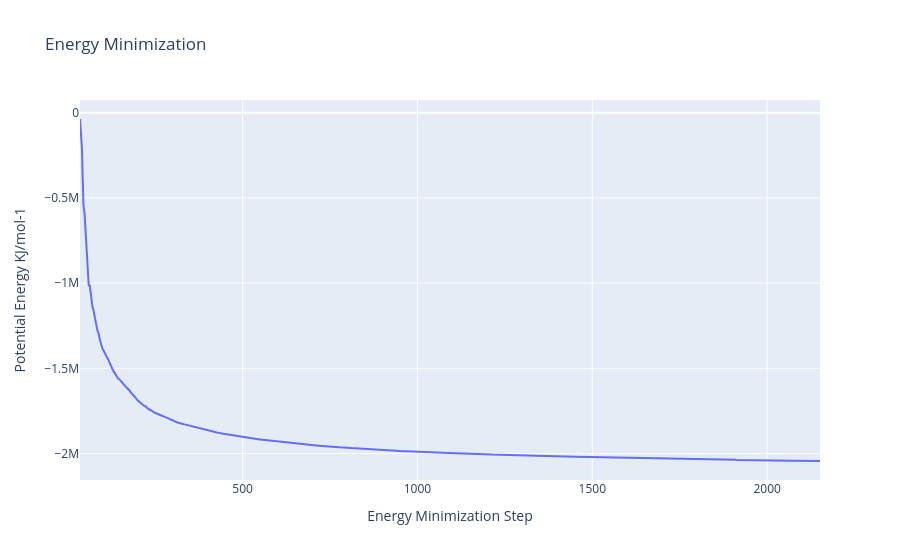

The notebook cell saved with this chart:
### Code cell
# GMXEnergy: Getting system energy by time  
from biobb_analysis.gromacs.gmx_energy import gmx_energy

# Create prop dict and inputs/outputs
AWH_output_min_ene_xvg = AWH_dir / 'complex_min_ene.xvg'
prop = {
    'terms':  ["Potential"],
    'binary_path' : binary_path
}

# Create and launch bb
gmx_energy(input_energy_path=AWH_output_min_edr, 
          output_xvg_path=AWH_output_min_ene_xvg, 
          properties=prop
)

# Plot the potential energy, skipping the values higher than 1000 KJ/mol-1
plot_xvg({'Potential': AWH_output_min_ene_xvg},
         title="Energy Minimization",
         ytitle="Potential Energy KJ/mol-1",
         xtitle="Energy Minimization Step",
         ymax=1000)

### Figure 1 — Plotly figure (JSON) as saved in the notebook; plotly's stock layout.template omitted (floating-point values rounded to 4 significant figures; data arrays with more than 128 entries replaced by an {"elided": "..."} marker saying what was removed)
{"data": [{"mode": "lines", "name": "Potential", "type": "scatter", "x": {"elided": "1674 float values"}, "y": {"elided": "1674 float values"}}], "layout": {"title": {"text": "Energy Minimization"}, "xaxis": {"title": {"text": "Energy Minimization Step"}}, "yaxis": {"title": {"text": "Potential Energy KJ/mol-1"}}}}
